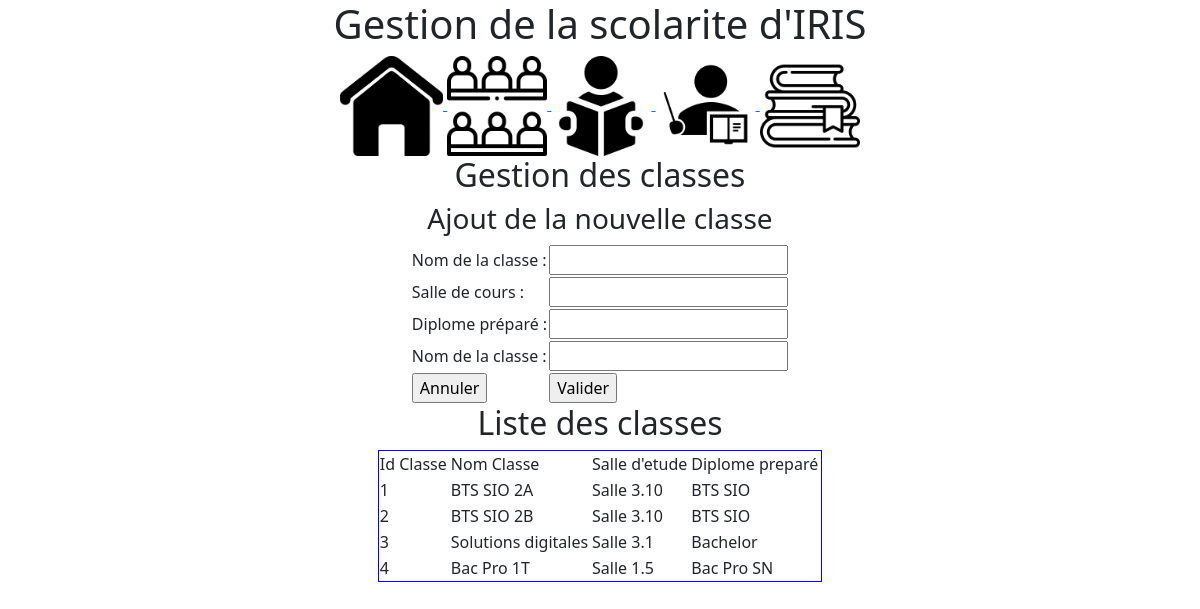
/index.php?page=1, run on the app's committed database.
### tables this page shows
create table classe(
    idclasse int(3) not null auto_increment,
    nom varchar(50),
    salle varchar(50),
    diplome varchar(50),
    primary key (idclasse)
);

### controleur/config_bdd.php (called while the page is built)
<?php
    $serveur = "localhost:8889";
    $bdd = "mon_iris_2023";
    $user = "root";
    $mdp = "root";
?>

### controleur/controleur.class.php (called while the page is built, shortened)
<?php
    require_once ("modele/modele.class.php");
    class Controleur
    {
        private $unModele ;
        public function __construct ($serveur, $bdd, $user, $mdp){
            $this->unModele = new Modele($serveur, $bdd, $user, $mdp);
        }
        public function selectAllClasses(){
            $lesClasses = $this->unModele->selectAllClasses();
            return $lesClasses;
        }
    }
?>

### modele/modele.class.php (called while the page is built, shortened)
<?php
    class Modele
    {
        private $unPDO;
        public function __construct ($serveur, $bdd, $user, $mdp){
            $this->unPDO = null;
            try{
                $this->unPDO = new PDO("mysql:host=".$serveur.";dbname=".$bdd,$user,$mdp);
            }
            catch(PDOException $exp){
                echo "Impossible de se connecter au serveur";
                echo $exp->getMessage();
            }
        }
        public function selectAllClasses(){
            if ($this->unPDO != null){
                $requete = "select * from classe;";
                $select = $this->unPDO-> prepare($requete);
                $select -> execute();
                $lesClasses = $select->fetchAll();
                return $lesClasses;
            } else {
                return null;
            }
        }
    }
?>

### vue/vue_class.php (the view, shortened to what this page needs)
<h2>Liste des classes</h2>
<table border = '1' bordercolor='blue'>
    <tr>
        <td>Id Classe<td/>
        <td>Nom Classe<td/>
        <td>Salle d'etude<td/>
        <td>Diplome preparé<td/>
<?php
    foreach ($lesClasses as $uneClasse){
        echo "<tr>";
        echo "<td>".$uneClasse['idclasse']."<td/>";
        echo "<td>".$uneClasse['nom']."<td/>";
        echo "<td>".$uneClasse['salle']."<td/>";
        echo "<td>".$uneClasse['diplome']."<td/>";
    }
?>
</table>

### data on the page
classe: idclasse "1", nom "BTS SIO 2A", salle "Salle 3.10", diplome "BTS SIO"
classe: idclasse "2", nom "BTS SIO 2B", salle "Salle 3.10", diplome "BTS SIO"
classe: idclasse "3", nom "Solutions digitales", salle "Salle 3.1", diplome "Bachelor"
classe: idclasse "4", nom "Bac Pro 1T", salle "Salle 1.5", diplome "Bac Pro SN"
